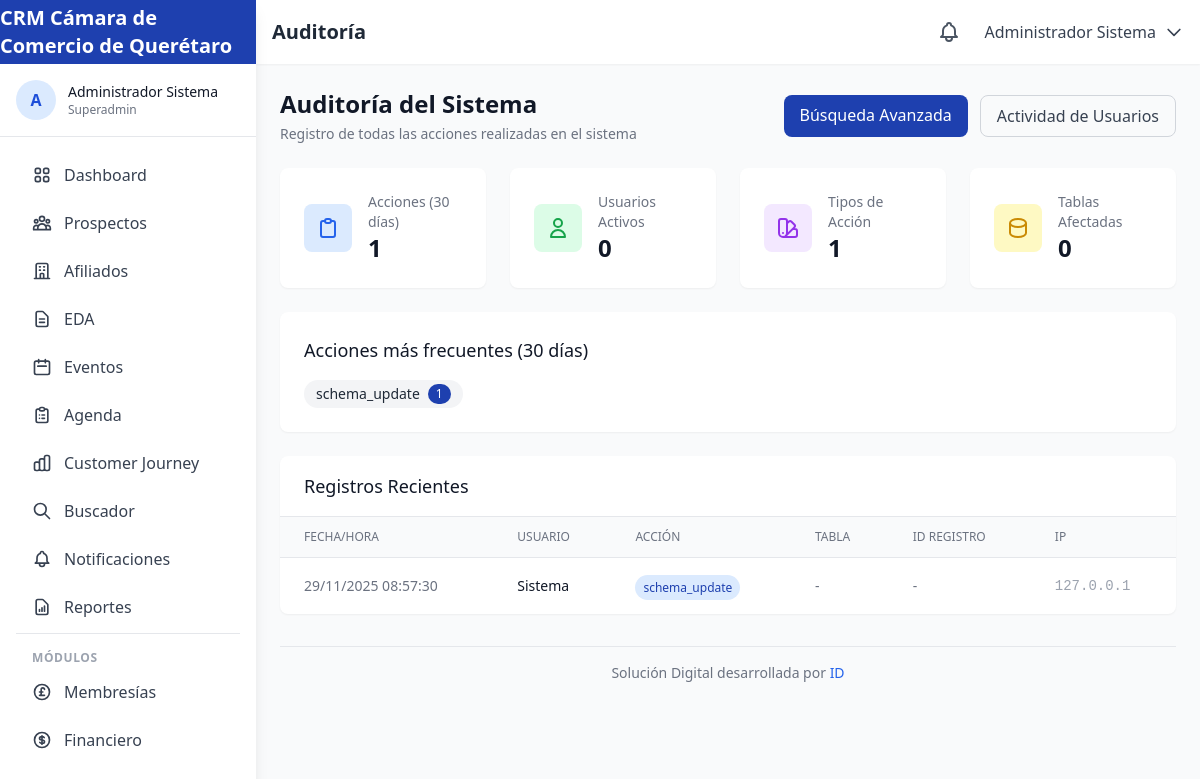
The app's page /auditoria (signed in) with its own data.
### tables this page shows
CREATE TABLE IF NOT EXISTS `audit_log` (
    `id` INT UNSIGNED AUTO_INCREMENT PRIMARY KEY,
    `user_id` INT UNSIGNED,
    `action` VARCHAR(100) NOT NULL,
    `table_name` VARCHAR(100),
    `record_id` INT UNSIGNED,
    `old_values` JSON,
    `new_values` JSON,
    `ip_address` VARCHAR(45),
    `user_agent` TEXT,
    `created_at` TIMESTAMP DEFAULT CURRENT_TIMESTAMP,
    FOREIGN KEY (`user_id`) REFERENCES `users`(`id`) ON DELETE SET NULL,
    INDEX `idx_table_record` (`table_name`, `record_id`)
);

### app/views/audit/index.php (the view, shortened to what the rows shown need)
<div class="space-y-6">
    <div class="flex flex-col sm:flex-row sm:items-center sm:justify-between">
        <div>
            <h2 class="text-2xl font-bold text-gray-900">Auditoría del Sistema</h2>
        </div>
    </div>
    <div class="bg-white rounded-lg shadow-sm overflow-hidden">
        <div class="overflow-x-auto">
            <table class="min-w-full divide-y divide-gray-200">
                <thead class="bg-gray-50">
                    <tr>
                        <th class="px-6 py-3 text-left text-xs font-medium text-gray-500 uppercase">Fecha/Hora</th>
                        <th class="px-6 py-3 text-left text-xs font-medium text-gray-500 uppercase">Usuario</th>
                        <th class="px-6 py-3 text-left text-xs font-medium text-gray-500 uppercase">Acción</th>
                        <th class="px-6 py-3 text-left text-xs font-medium text-gray-500 uppercase">Tabla</th>
                        <th class="px-6 py-3 text-left text-xs font-medium text-gray-500 uppercase">ID Registro</th>
                        <th class="px-6 py-3 text-left text-xs font-medium text-gray-500 uppercase">IP</th>
                    </tr>
                </thead>
                <tbody class="divide-y divide-gray-200">
                    <?php foreach ($logs as $log): ?>
                    <tr class="hover:bg-gray-50">
                        <td class="px-6 py-4 whitespace-nowrap text-sm text-gray-500">
                            <?php echo date('d/m/Y H:i:s', strtotime($log['created_at'])); ?>
                        </td>
                        <td class="px-6 py-4 whitespace-nowrap">
                            <p class="text-sm font-medium text-gray-900"><?php echo htmlspecialchars($log['user_name'] ?? 'Sistema'); ?></p>
                        </td>
                        <td class="px-6 py-4 whitespace-nowrap">
                            <span class="px-2 py-1 text-xs rounded-full bg-blue-100 text-blue-800">
                                <?php echo htmlspecialchars($log['action']); ?>
                            </span>
                        </td>
                        <td class="px-6 py-4 whitespace-nowrap text-sm text-gray-500">
                            <?php echo htmlspecialchars($log['table_name'] ?? '-'); ?>
                        </td>
                        <td class="px-6 py-4 whitespace-nowrap text-sm text-gray-500">
                            <?php echo $log['record_id'] ?? '-'; ?>
                        </td>
                        <td class="px-6 py-4 whitespace-nowrap text-sm text-gray-400 font-mono">
                            <?php echo htmlspecialchars($log['ip_address'] ?? '-'); ?>
                        </td>
                    </tr>
                    <?php endforeach; ?>
                </tbody>
            </table>
        </div>
    </div>
</div>

### records on screen
audit_log: created_at "29/11/2025 08:57:30", user_name "Sistema", action "schema_update", table_name "-", record "-", ip_address "127.0.0.1"

### other values on screen
$siteName "CRM Cámara de Comercio de Querétaro"
mb_substr($_SESSION['user_name'] ?? 'U', 0, 1, 'UTF-8') "A"
$_SESSION['user_name'] "Administrador Sistema"
$_SESSION['user_role'] "Superadmin"
$pageTitle "Auditoría"
$stats['total_actions'] "1"
$stats['unique_users'] "0"
$stats['unique_actions'] "1"
$stats['tables_affected'] "0"
$action['action'] "schema_update"
$action['count'] "1"
